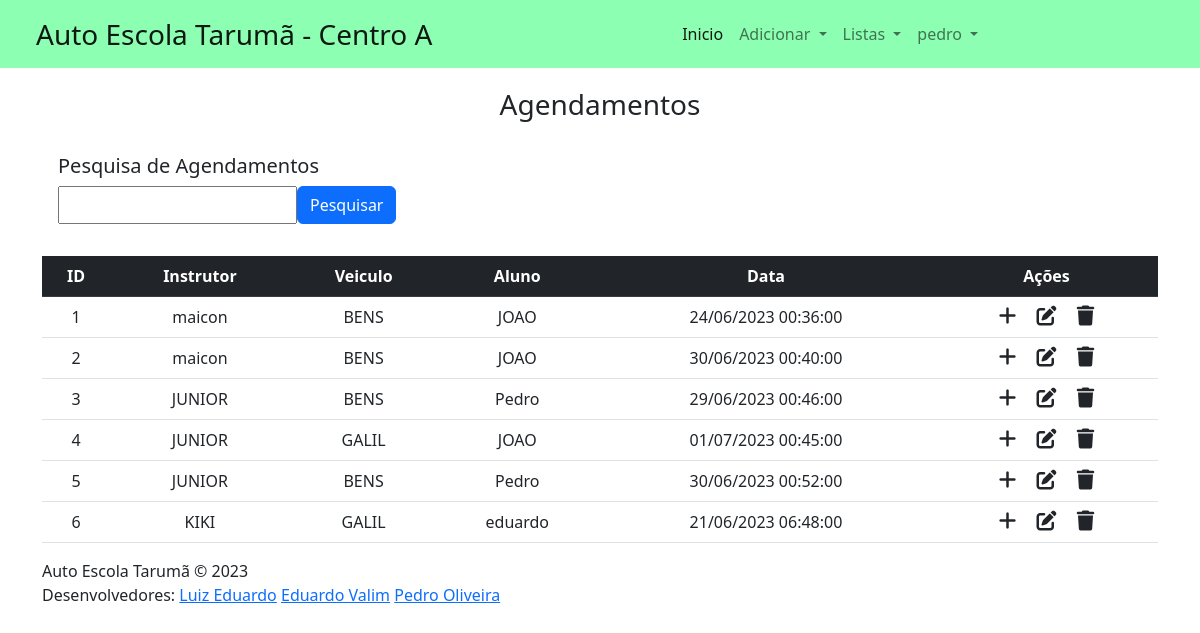
/VIEW/aula/lstAula.php (signed in), run on the app's committed database.
### tables this page shows
CREATE TABLE `aula` (
  `id` int(11) NOT NULL,
  `id_instrutor` int(11) NOT NULL,
  `id_aluno` int(11) NOT NULL,
  `id_veiculo` int(11) NOT NULL,
  `data` datetime NOT NULL
);

CREATE TABLE `instrutor` (
  `id` int(11) NOT NULL,
  `nome` varchar(35) NOT NULL,
  `cpf` char(14) NOT NULL,
  `nascimento` date NOT NULL
);

CREATE TABLE `veiculo` (
  `id` int(11) NOT NULL,
  `marca` varchar(30) NOT NULL,
  `modelo` varchar(30) NOT NULL,
  `placa` char(7) NOT NULL
);

CREATE TABLE `aluno` (
  `id` int(11) NOT NULL,
  `nome` varchar(35) NOT NULL,
  `cpf` char(14) NOT NULL,
  `nascimento` date NOT NULL,
  `endereco` varchar(30) NOT NULL
);

### DAL/dalAula.php (called while the page is built, shortened)
<?php
    include_once 'C:\xampp\htdocs\ProjetoCentroA\MODEL\Aula.php';
    include_once '../../BLL/bllAluno.php';
    include_once '../../BLL/bllVeiculo.php';
    include_once '../../BLL/bllInstrutor.php';
    class dalAula{
        public function Select(){
            $sql = "select * from aula;";
            $con = Conexao::conectar();
            $result = $con->query($sql);
            $lstAulas = [];
        foreach ($result as $linha){
            $aula = new \MODEL\Aula();
            $aula->setId($linha['id']);
            $bllInstrutor = new \BLL\bllInstrutor();
            $instrutor = $bllInstrutor->SelectID($linha['id_instrutor']);
            $aula->setInstrutor($instrutor);
            $bllAluno = new \BLL\bllAluno();
            $aluno = $bllAluno->SelectID($linha['id_aluno']);
            $aula->setAluno($aluno);
            $bllVeiculo = new \BLL\bllVeiculo();
            $veiculo = $bllVeiculo->SelectID($linha['id_veiculo']);
            $aula->setVeiculo($veiculo);
            $aula->setData($linha['data']);
            $lstAulas[] = $aula;
        }
        return $lstAulas;
    }
    }

### BLL/bllAula.php (called while the page is built, shortened)
<?php
include_once '../../DAL/dalAula.php';
class bllAula
{
    public function select()
    {
        $dal = new  \Dal\dalAula();
        return $dal->Select();
    }
}

### DAL/dalInstrutor.php (called while the page is built, shortened)
<?php
    include_once 'C:\xampp\htdocs\ProjetoCentroA\MODEL\Instrutor.php';
    class dalInstrutor{
        public function SelectID(int $id){
            $sql = "select * from instrutor where id= :id;";
            $con = Conexao::conectar();
            $query = $con->prepare($sql);
            $query->bindValue(':id', $id, \PDO::PARAM_INT);
            $query->execute();
            $linha = $query->fetch(\PDO::FETCH_ASSOC);
            $instrutor = new \MODEL\Instrutor();
            $instrutor->setId($linha['id']);
            $instrutor->setNome($linha['nome']);
            $instrutor->setCpf($linha['cpf']);
            $instrutor->setNascimento($linha['nascimento']);
            return $instrutor;
        }
    }
?>

### BLL/bllInstrutor.php (called while the page is built, shortened)
<?php
    include_once '../../DAL/dalInstrutor.php';
    class bllInstrutor {
        public function SelectID (int $id){
            $dal = new  \Dal\dalInstrutor();
            return $dal->SelectID($id);
        }
    }
?>

### DAL/dalAluno.php (called while the page is built, shortened)
<?php
    include_once 'C:\xampp\htdocs\ProjetoCentroA\MODEL\Aluno.php';
    class dalAluno{
        public function SelectID(int $id){
            $sql = "select * from aluno where id= :id;";
            $con = Conexao::conectar();
            $query = $con->prepare($sql);
            $query->bindValue(':id', $id, \PDO::PARAM_INT);
            $query->execute();
            $linha = $query->fetch(\PDO::FETCH_ASSOC);
            $aluno = new \MODEL\Aluno();
            $aluno->setId($linha['id']);
            $aluno->setNome($linha['nome']);
            $aluno->setCpf($linha['cpf']);
            $aluno->setNascimento($linha['nascimento']);
            $aluno->setEndereco($linha['endereco']);
            return $aluno;
        }
    }
?>

### BLL/bllAluno.php (called while the page is built, shortened)
<?php
    include_once '../../DAL/dalAluno.php';
    class bllAluno {
        public function SelectID (int $id){
            $dal = new  \Dal\dalAluno();
            return $dal->SelectID($id);
        }
    }
?>

### DAL/dalVeiculo.php (called while the page is built, shortened)
<?php
    include_once 'C:\xampp\htdocs\ProjetoCentroA\MODEL\Veiculo.php';
    class dalVeiculo {
    public function SelectID(int $id){
        $sql = "select * from veiculo where id= :id;";
        $con = Conexao::conectar();
        $query = $con->prepare($sql);
        $query->bindValue(':id', $id, \PDO::PARAM_INT);
        $query->execute();
        $linha = $query->fetch(\PDO::FETCH_ASSOC);
        $veiculo = new \MODEL\Veiculo();
        $veiculo->setId($linha['id']);
        $veiculo->setMarca($linha['marca']);
        $veiculo->setModelo($linha['modelo']);
        $veiculo->setPlaca($linha['placa']);
        return $veiculo;
    }
    }
?>

### BLL/bllVeiculo.php (called while the page is built, shortened)
<?php
    include_once '../../DAL/dalVeiculo.php';
    class bllVeiculo {
        public function SelectID (int $id){
            $dal = new  \Dal\dalVeiculo();
            return $dal->SelectID($id);
        }
    }
?>

### MODEL/Aula.php (called while the page is built, shortened)
<?php
class Aula
{
    private $id;
    private Instrutor $instrutor;
    private Aluno $aluno;
    private Veiculo $veiculo;
    private $data;
    public function getId()
    {
        return $this->id;
    }
    public function setId(int $id)
    {
        $this->id = $id;
    }
    public function getNomeInstrutor()
    {
        return $this->instrutor->getNome();
    }
    public function setInstrutor(Instrutor $instrutor)
    {
        $this->instrutor = $instrutor;
    }
    public function getNomeAluno()
    {
        return $this->aluno->getNome();
    }
    public function setAluno(Aluno $aluno)
    {
        $this->aluno = $aluno;
    }
    public function getVeiculo(){
        return $this->veiculo;
    }
    public function setVeiculo(Veiculo $veiculo){
        $this->veiculo = $veiculo;
    }
    public function getDataF()
    {
        return date('d/m/Y H:i:s', strtotime($this->data));
    }
    public function setData(string $data)
    {
        $this->data = $data;
    }
}

### MODEL/Instrutor.php (called while the page is built, shortened)
<?php
    class Instrutor {
        private ?string $nome;
        public function getNome()
        {
            return $this->nome;
        }
        public function setNome(string $nome)
        {
            $this->nome = $nome;
        }
    }
?>

### MODEL/Veiculo.php (called while the page is built, shortened)
<?php
    class Veiculo {
        private ?string $modelo;
        public function getModelo()
        {
            return $this->modelo;
        }
        public function setModelo(string $modelo)
        {
            $this->modelo = $modelo;
        }
    }
?>

### MODEL/Aluno.php (called while the page is built, shortened)
<?php
    class Aluno {
        private ?string $nome;
        public function getNome()
        {
            return $this->nome;
        }
        public function setNome(string $nome)
        {
            $this->nome = $nome;
        }
    }
?>

### VIEW/aula/lstaula.php (the view, shortened to what this page needs)
<?php
include_once '../../BLL/bllAula.php';
$bll = new \BLL\bllAula();
  $lstaula = $bll->Select();
?>
<!DOCTYPE html>
<html lang="pt-br">
<head>
  <link rel="stylesheet" href="../../view/css/formatacao.css">
  <link href="https://cdn.jsdelivr.net/npm/bootstrap@5.2.3/dist/css/bootstrap.min.css" rel="stylesheet">
  <link rel="stylesheet" href="https://cdnjs.cloudflare.com/ajax/libs/font-awesome/6.4.0/css/all.min.css" />
</head>
<body>
  <?php include "../components/navbar.php"; echo nav()?>
  <div class="container">
    <div class="text-center mb-4">
      <h3>Agendamentos</h3>
    </div>
    <div class="card-search">
      <form action="../aluno/lstAluno.php" method="GET" id="" class="">
        <h5>Pesquisa de Agendamentos</h5>
        <div class="teste">
          <input type="text" class="input-pesquisa" id="txtBusca" name="busca">
          <button type="submit" class="btn btn-primary float-end"><span>Pesquisar</span></button>
        </div>
      </form>
    </div>
    <br>
    <table class="table table-hover text-center">
      <thead class="table-dark">
        <tr>
          <th scope="col">ID</th>
          <th scope="col">Instrutor</th>
          <th scope="col">Veiculo</th>
          <th scope="col">Aluno</th>
          <th scope="col">Data</th>
          <th scope="col">Ações</th>
        </tr>
      </thead>
      <tbody>
        <?php
        foreach ($lstaula as $aula) {
        ?>
          <tr>
            <td><?php echo $aula->getId(); ?></td>
            <td><?php echo $aula->getNomeInstrutor(); ?></td>
            <td><?php echo $aula->getVeiculo()->getModelo(); ?></td>
            <td><?php echo $aula->getNomeAluno(); ?></td>
            <td><?php echo $aula->getDataF(); ?></td>
            <td>
              <a onclick="JavaScript:location.href='addAula.php?id='+(<?php echo $aula->getId(); ?>)" class="link-dark"><i class="fa-solid fa-plus fs-5 me-3"></i></a>
              <a onclick="JavaScript:location.href='edtAula.php?id='+(<?php echo $aula->getId(); ?>)" class="link-dark"><i class="fa-solid fa-pen-to-square fs-5 me-3"></i></a>
              <a onclick="JavaScript:remover(<?php echo $aula->getId(); ?>)" class="link-dark"><i class="fa-solid fa-trash fs-5"></i></a>
            </td>
          </tr>
        <?php
        }
        ?>
      </tbody>
    </table>
  </div>
  <?php include_once '../../VIEW/footer/footer.php'; ?>
</body>
</html>

### VIEW/css/formatacao.css (style rules this page uses)
.card-search { width: 80%; display: flex; flex-direction: column; margin-top: 1rem; padding: 0.5rem 1rem; }
.card-search .teste { display: flex; flex-direction: row; justify-content: flex-start; }

### data on the page
aula: id "1", id_instrutor.nome "maicon", id_veiculo.modelo "BENS", id_aluno.nome "JOAO", data "24/06/2023 00:36:00"
aula: id "2", id_instrutor.nome "maicon", id_veiculo.modelo "BENS", id_aluno.nome "JOAO", data "30/06/2023 00:40:00"
aula: id "3", id_instrutor.nome "JUNIOR", id_veiculo.modelo "BENS", id_aluno.nome "Pedro", data "29/06/2023 00:46:00"
aula: id "4", id_instrutor.nome "JUNIOR", id_veiculo.modelo "GALIL", id_aluno.nome "JOAO", data "01/07/2023 00:45:00"
aula: id "5", id_instrutor.nome "JUNIOR", id_veiculo.modelo "BENS", id_aluno.nome "Pedro", data "30/06/2023 00:52:00"
aula: id "6", id_instrutor.nome "KIKI", id_veiculo.modelo "GALIL", id_aluno.nome "eduardo", data "21/06/2023 06:48:00"

### other printed values
$_SESSION['usuario'] "pedro"
